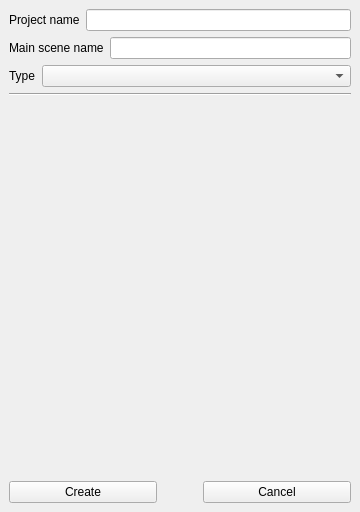
<?xml version="1.0" encoding="UTF-8"?>
<ui version="4.0">
 <class>CreateProjectForm</class>
 <widget class="QMainWindow" name="CreateProjectForm">
  <property name="windowModality">
   <enum>Qt::ApplicationModal</enum>
  </property>
  <property name="geometry">
   <rect>
    <x>0</x>
    <y>0</y>
    <width>360</width>
    <height>512</height>
   </rect>
  </property>
  <property name="minimumSize">
   <size>
    <width>360</width>
    <height>512</height>
   </size>
  </property>
  <property name="maximumSize">
   <size>
    <width>360</width>
    <height>512</height>
   </size>
  </property>
  <property name="windowTitle">
   <string>New Project</string>
  </property>
  <property name="windowIcon">
   <iconset resource="../src/icons.qrc">
    <normaloff>:/favicon/LibreGE_Favicon.png</normaloff>:/favicon/LibreGE_Favicon.png</iconset>
  </property>
  <widget class="QWidget" name="centralwidget">
   <layout class="QVBoxLayout" name="verticalLayout">
    <item>
     <layout class="QHBoxLayout" name="horizontalLayout">
      <item>
       <widget class="QLabel" name="label">
        <property name="text">
         <string>Project name</string>
        </property>
       </widget>
      </item>
      <item>
       <widget class="QLineEdit" name="projectName"/>
      </item>
     </layout>
    </item>
    <item>
     <layout class="QHBoxLayout" name="horizontalLayout_3">
      <item>
       <widget class="QLabel" name="label_3">
        <property name="sizePolicy">
         <sizepolicy hsizetype="Maximum" vsizetype="Preferred">
          <horstretch>0</horstretch>
          <verstretch>0</verstretch>
         </sizepolicy>
        </property>
        <property name="text">
         <string>Main scene name</string>
        </property>
       </widget>
      </item>
      <item>
       <layout class="QVBoxLayout" name="verticalLayout_2">
        <item>
         <widget class="QLineEdit" name="mainSceneName">
          <property name="sizePolicy">
           <sizepolicy hsizetype="Expanding" vsizetype="Fixed">
            <horstretch>0</horstretch>
            <verstretch>0</verstretch>
           </sizepolicy>
          </property>
         </widget>
        </item>
       </layout>
      </item>
     </layout>
    </item>
    <item>
     <layout class="QHBoxLayout" name="horizontalLayout_5">
      <property name="sizeConstraint">
       <enum>QLayout::SetDefaultConstraint</enum>
      </property>
      <item>
       <widget class="QLabel" name="label_4">
        <property name="text">
         <string>Type</string>
        </property>
       </widget>
      </item>
      <item>
       <widget class="QComboBox" name="comboType">
        <property name="sizePolicy">
         <sizepolicy hsizetype="Expanding" vsizetype="Fixed">
          <horstretch>0</horstretch>
          <verstretch>0</verstretch>
         </sizepolicy>
        </property>
        <property name="editable">
         <bool>false</bool>
        </property>
        <property name="currentText">
         <string/>
        </property>
       </widget>
      </item>
     </layout>
    </item>
    <item>
     <widget class="Line" name="line">
      <property name="orientation">
       <enum>Qt::Horizontal</enum>
      </property>
     </widget>
    </item>
    <item>
     <spacer name="verticalSpacer_3">
      <property name="orientation">
       <enum>Qt::Vertical</enum>
      </property>
      <property name="sizeHint" stdset="0">
       <size>
        <width>20</width>
        <height>40</height>
       </size>
      </property>
     </spacer>
    </item>
    <item>
     <layout class="QHBoxLayout" name="horizontalLayout_4">
      <item>
       <widget class="QPushButton" name="createButton">
        <property name="text">
         <string>Create</string>
        </property>
       </widget>
      </item>
      <item>
       <spacer name="horizontalSpacer">
        <property name="orientation">
         <enum>Qt::Horizontal</enum>
        </property>
        <property name="sizeType">
         <enum>QSizePolicy::Minimum</enum>
        </property>
        <property name="sizeHint" stdset="0">
         <size>
          <width>40</width>
          <height>20</height>
         </size>
        </property>
       </spacer>
      </item>
      <item>
       <widget class="QPushButton" name="cancelButton">
        <property name="text">
         <string>Cancel</string>
        </property>
       </widget>
      </item>
     </layout>
    </item>
   </layout>
  </widget>
 </widget>
 <resources>
  <include location="../src/icons.qrc"/>
 </resources>
 <connections/>
</ui>
